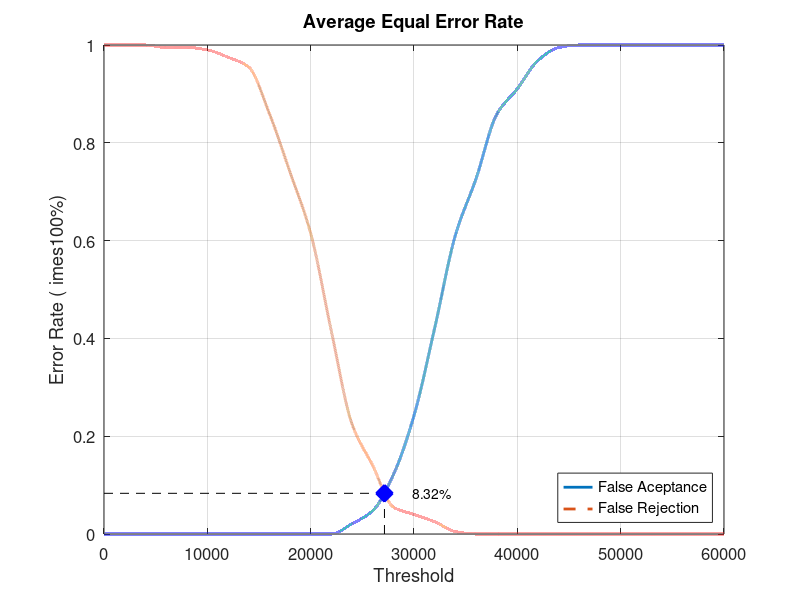
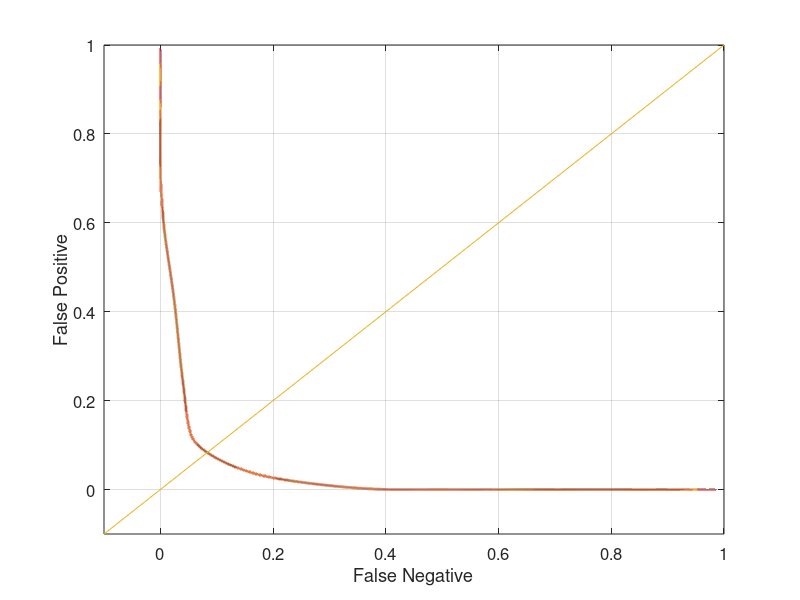

MATLAB code for these plots, in order:
close all;
clear;
clc;
x = 0:2000:60000;
xq = 0:0.5:60000;

y0 = [0 0 0 0 0 0 0 0 0 0 0 0 0.0210526 0.0473684 0.121053 0.242105 0.421053 0.610526 0.726316 0.857895 0.910526 0.968421 0.994737 1 1 1 1 1 1 1 1]
yy0 = interp1(x, y0, xq, 'pchip');
y1 = [1 1 1 0.995 0.995 0.99 0.975 0.955 0.86 0.74 0.615 0.415 0.225 0.14 0.055 0.04 0.025 0.005 0 0 0 0 0 0 0 0 0 0 0 0 0]
yy1 = interp1(x, y1, xq, 'pchip');

% Calculating EER: 
y2 = abs(y0 - y1);
find(y2 == min(y2))
yy2 = abs(yy0 - yy1);
xEER = find(yy2 == min(yy2));
xEERIndex = xq(xEER) % X-axis EER
yEER = yy0(xEER) % Y-axis EER

main = figure
plot(xq, yy0,'-','LineWidth', 2);	hold on
plot(xq, yy1,'--','LineWidth', 2);	hold on
plot([xEERIndex xEERIndex], [0 yEER], 'k--');	hold on
plot([0 xEERIndex], [yEER yEER], 'k--');	hold on
plot(xEERIndex, yEER, 'bx', 'LineWidth', 10);	hold on
text(xEERIndex + 10 * xEERIndex / 100, yEER, [num2str(round((10000 * yEER)) / 100) '%'])
legend('False Aceptance', 'False Rejection', 'Location', 'SouthEast')
xlabel('Threshold')
ylabel('Error Rate (	imes100%)')
title('Average Equal Error Rate')
set(gca, 'FontSize', 12)
axis([0 60000 0 1])
grid on

print(main, 'Database5_4Main', '-dpng');
FNRxFPR = figure('Color', [1 1 1]);
plot(yy1, yy0, '-', yy1, yy0, 'LineWidth', 2);
hold on
y = -0.1:0.1:1
plot(y, y); 
set(gca, 'FontSize', 12)
xlabel('False Negative')
ylabel('False Positive')
axis([-0.1 1 -0.1 1])
set(gca, 'FontSize', 12)
grid on

print(FNRxFPR, 'Database5_4FNRxFPR','-dpng');
